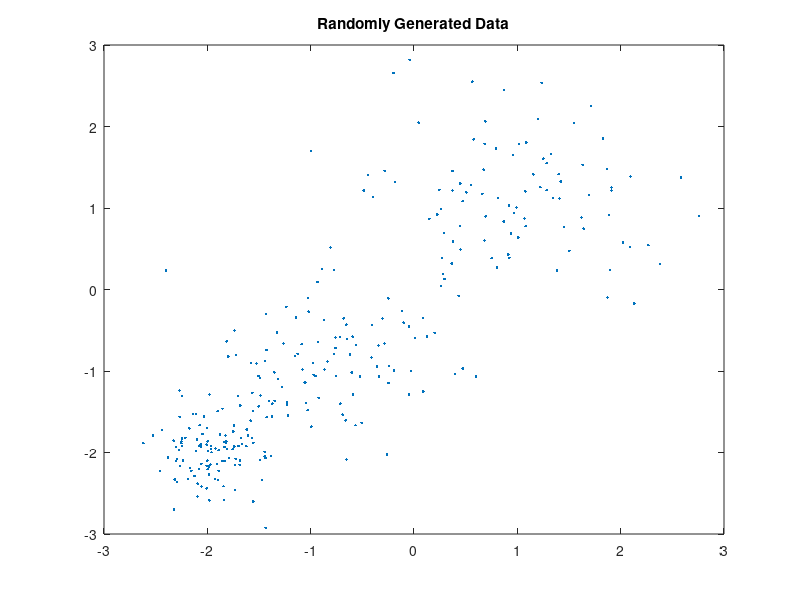
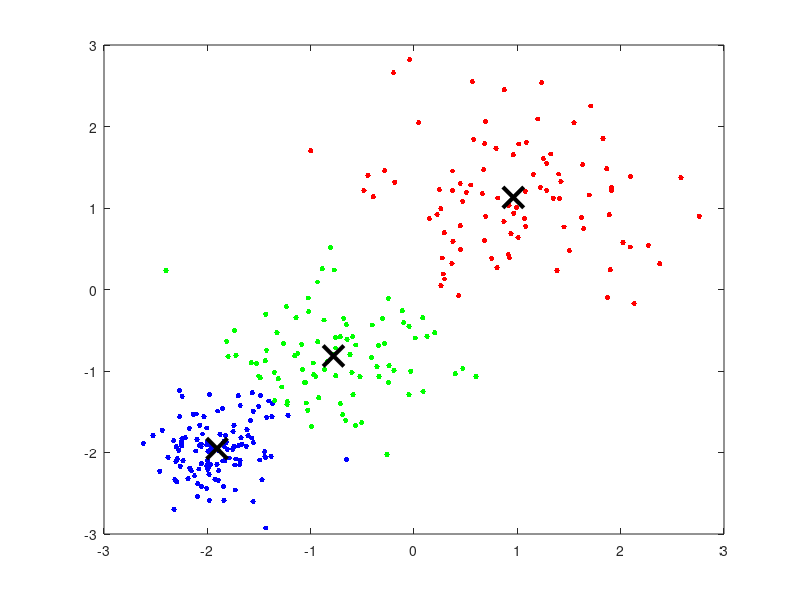

The MATLAB source for these figures, in order: (Note: this script raises an error after producing the figures.)
clear all
close all

rng(1); % For reproducibility
X = [randn(100,2)*0.75+ones(100,2);
    randn(100,2)*0.5-ones(100,2);
    randn(100,2)*0.25 - 2*ones(100,2)];

figure(1);
plot(X(:,1),X(:,2),'.');
title 'Randomly Generated Data';

opts = statset('Display','final');
[idx,C] = kmeans(X,3,'Distance','sqeuclidean',...
    'Replicates',5,'Options',opts);

figure(2);
plot(X(idx==1,1),X(idx==1,2),'r.','MarkerSize',12)
hold on
plot(X(idx==2,1),X(idx==2,2),'b.','MarkerSize',12)
plot(X(idx==3,1),X(idx==3,2),'g.','MarkerSize',12)

plot(C(:,1),C(:,2),'kx',...
     'MarkerSize',15,'LineWidth',3) 
legend('Cluster 1','Cluster 2','Centroids',...
       'Location','NW')
title 'Cluster Assignments and Centroids'
hold off

%% nonlinear data set
theta = randn(200,1)*0.3;
X = [10*cos(theta(1:100)) 10*sin(theta(1:100));
    8*cos(theta(1:100)) 8*sin(theta(1:100))];

figure(3);
plot(X(:,1),X(:,2),'.');
title 'Randomly Generated Data';

opts = statset('Display','final');
[idx,C] = kmeans(X,2,'Distance','sqeuclidean',...
    'Replicates',5,'Options',opts);

figure(4);
plot(X(idx==1,1),X(idx==1,2),'r.','MarkerSize',12)
hold on
plot(X(idx==2,1),X(idx==2,2),'b.','MarkerSize',12)


plot(C(:,1),C(:,2),'kx',...
     'MarkerSize',15,'LineWidth',3) 
legend('Cluster 1','Cluster 2','Centroids',...
       'Location','NW')
title 'Cluster Assignments and Centroids'
hold off

